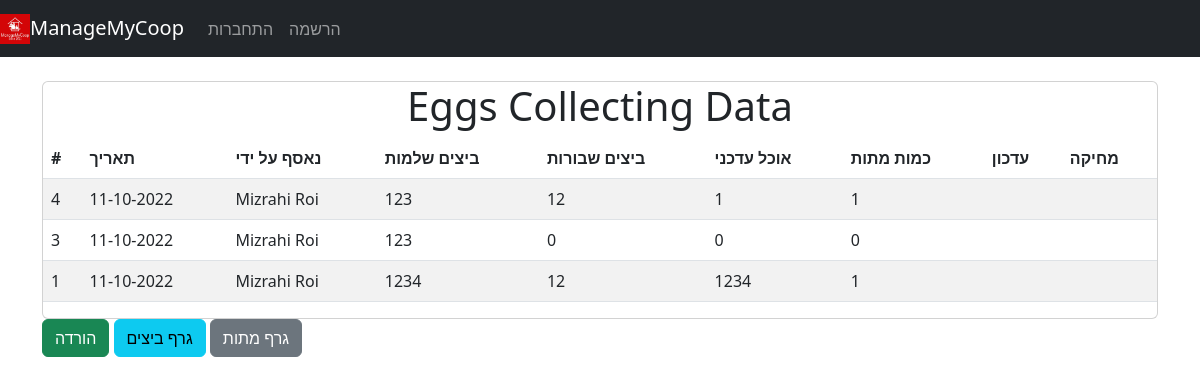
The page /collections on the database its author committed.
### application/models.py (models this page shows, shortened)
class EggPost(db.Model):
    users = db.relationship(User)
    id = db.Column(db.Integer , primary_key = True)
    user_id = db.Column(db.Integer, db.ForeignKey('users.id'),nullable=False)
    date = db.Column(db.DateTime,nullable=False, default=datetime.utcnow)
    eggs_amount = db.Column(db.Integer, nullable= True)
    broken_eggs = db.Column(db.Integer, nullable= True)
    current_food = db.Column(db.Integer, nullable= True)
    dead_chicken = db.Column(db.Integer, nullable= True)

class User(db.Model,UserMixin):
    __tablename__ = 'users'
    id = db.Column(db.Integer , primary_key = True)
    profile_image = db.Column(db.String(64), nullable= False, default = 'default_profile.png')
    email = db.Column(db.String(64), unique =True, index = True)
    username = db.Column(db.String(64), unique= True, index = True)
    first_name = db.Column(db.String(64), nullable= False)
    last_name = db.Column(db.String(64), nullable= False)
    phone = db.Column(db.String(64), nullable= False)
    password_hash = db.Column(db.String(128))
    posts = db.relationship('EggPost', backref='collector', lazy = True)

### application/core/views.py (the view)
@core.route('/collections')
def index():
    page = request.args.get('page', 1, type = int)
    egg_posts = EggPost.query.order_by(EggPost.date.desc()).paginate(page= page, per_page = 10)
    return render_template('index.html', egg_posts = egg_posts)

### application/templates/index.html
{% extends "base.html" %}
{% block content %}
<br>
<div class="card w-100">
<div class="jumbotron" align = 'center'>
  <h1>Eggs Collecting Data</h1>
</div>
  <table class="table table-striped align-middle">
    <thead>
      <tr>
        <th scope="col">#</th>
        <th scope="col">תאריך</th>
        <th scope="col">נאסף על ידי</th>
        <th scope="col">ביצים שלמות</th>
        <th scope="col">ביצים שבורות</th>
        <th scope="col">אוכל עדכני</th>
        <th scope="col">כמות מתות</th>
        <th scope="col">עדכון</th>
        <th scope="col">מחיקה</th>
      </tr>
    </thead>
    <tbody>
      {% for post in egg_posts.items %}
        <tr>
          <td>{{ post.id }}</td>
          <td>{{ post.date.strftime('%d-%m-%Y') }}</td>
          <td>{{ post.collector.last_name }} {{ post.collector.first_name }}</td>
          <td>{{ post.eggs_amount }}</td>
          <td>{{ post.broken_eggs }}</td>
          <td>{{ post.current_food }}</td>
          <td>{{ post.dead_chicken }}</td>
          <td>{% if post.collector == current_user %} <a  class="btn btn-warning" href="{{url_for('egg_posts.update', egg_post_id = post.id)}}">עדכון</a>{% endif %}</td>
          <td>{% if post.collector == current_user %} <a class="btn btn-danger" href="{{url_for('egg_posts.egg_post' , egg_post_id=post.id)}}">מחיקה</a>{% endif %} </td>
        </tr>
      {% endfor %}
    </tbody>
</table>
</div>
<a class="btn btn-success" href="{{url_for('egg_posts.download')}}">הורדה</a>
<a class="btn btn-info" href="{{url_for('egg_posts.ploteggs')}}">גרף ביצים</a>
<a class="btn btn-secondary" href="{{url_for('egg_posts.plotdead')}}">גרף מתות</a>
{% endblock %}

### application/templates/base.html (shortened to what this page needs)
<!DOCTYPE html>
<html lang="en" dir="ltr">
  <head>
<link href="https://cdn.jsdelivr.net/npm/bootstrap@5.2.0-beta1/dist/css/bootstrap.min.css" rel="stylesheet">
  </head>
  <body>
    <nav class="navbar navbar-expand-lg navbar-dark bg-dark">
      <a class="navbar-brand" href="{{url_for('core.info')}}"><img src="{{ url_for('static', filename='images/logo.png') }}" alt="" width="30" height="30" class="d-inline-block align-text-top">ManageMyCoop</a>
    <div class="navbar-nav">
      {% if current_user.is_authenticated %}
      <a class="nav-item nav-link" href="{{url_for('core.index')}}">טבלת נתונים</a>
      <a class="nav-item nav-link" href="{{url_for('machine.predict')}}">חיזוי</a>
      <a class="nav-item nav-link" href="{{url_for('egg_posts.create_post')}}">איסוף ביצים</a>
      <a class="nav-item nav-link" href="{{url_for('users.account')}}">משתמש</a>
      <a class="nav-item nav-link" href="{{url_for('users.logout')}}">התנתקות</a>
      {% else %}
      <a class="nav-item nav-link" href="{{url_for('users.login')}}">התחברות</a>
      <a class="nav-item nav-link" href="{{url_for('users.register')}}">הרשמה</a>
      {% endif %}
  </div>
</nav>
<div class="container">
  {% block content %}
  {% endblock %}
</div>
  </body>
</html>

### application/templates/base.html (style rules this page uses)
body { background-image: url(https://cdn.pixabay.com/photo/2017/04/16/00/03/egg-2233677_1280.jpg); background-repeat: no-repeat; background-attachment: fixed; background-size: 100% 100%; }

### rows shown on the page
EggPost: id "4", date "11-10-2022", collector.last_name "Mizrahi", collector.first_name "Roi", eggs_amount "123", broken_eggs "12", current_food "1", dead_chicken "1"
EggPost: id "3", date "11-10-2022", collector.last_name "Mizrahi", collector.first_name "Roi", eggs_amount "123", broken_eggs "0", current_food "0", dead_chicken "0"
EggPost: id "1", date "11-10-2022", collector.last_name "Mizrahi", collector.first_name "Roi", eggs_amount "1234", broken_eggs "12", current_food "1234", dead_chicken "1"
